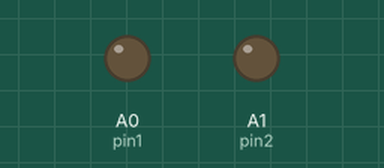
The sketch below on a simulated Arduino Uno, built with avr-gcc and run on an emulated ATmega328P. Shown: output pins drawn as LEDs (lit = HIGH).

Above: at 0.3 s.
At 1.5 s:
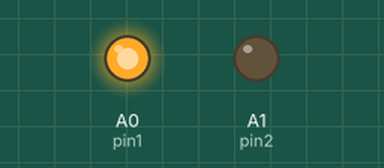
At 4.2 s:
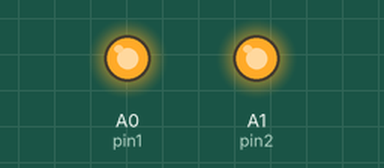
At 6.6 s:
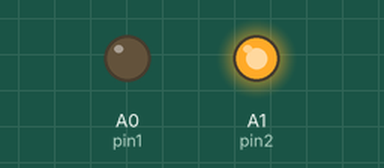
Timing chart, 0 to 7.2 s (numbered marks = the images above):
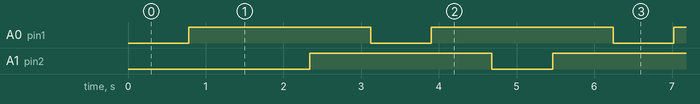

Measured:
- by itself, A0 (pin1), A1 (pin2): alternates HIGH for 2.3 s and LOW for 0.78 s
- by itself, everything shown: repeats every 25.0 s, in 32 steps

The sketch:

fade_with_2.ino
```cpp
int pin1=A0;
int pin2=A1;

void setup() {
  // put your setup code here, to run once
  pinMode(pin1,OUTPUT);
  pinMode(pin2,OUTPUT);
}

void loop() {
  // put your main code here, to run repeatedly:
  for(int fade1=0;fade1<=255;fade1=fade1+5)
  {
    analogWrite(pin1,fade1);
    delay(30);


  }
  for(int fade2=255;fade2<=0;fade2=fade2-5)
    {
      analogWrite(pin2,fade2);
      delay(30);
    }
  for(int fade2=0;fade2<=255;fade2=fade2+5)
  {
    analogWrite(pin2,fade2);
    delay(30);

    //delay(30);
  }
  for(int fade1=255;fade1<=0;fade1=fade1-5)
    {
      analogWrite(pin1,fade1);
      delay(30);
    }
}
```
